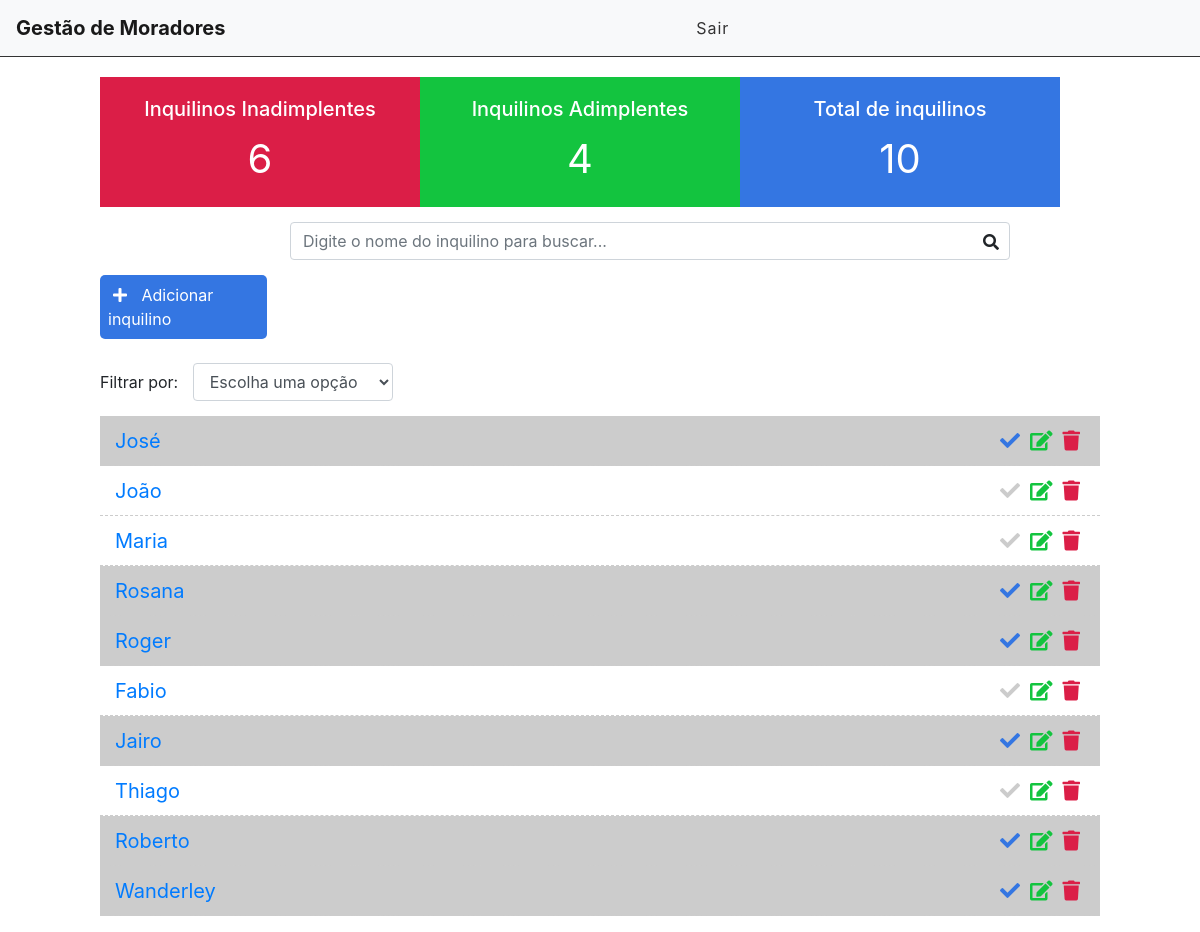
The app's page / (signed in), older data.
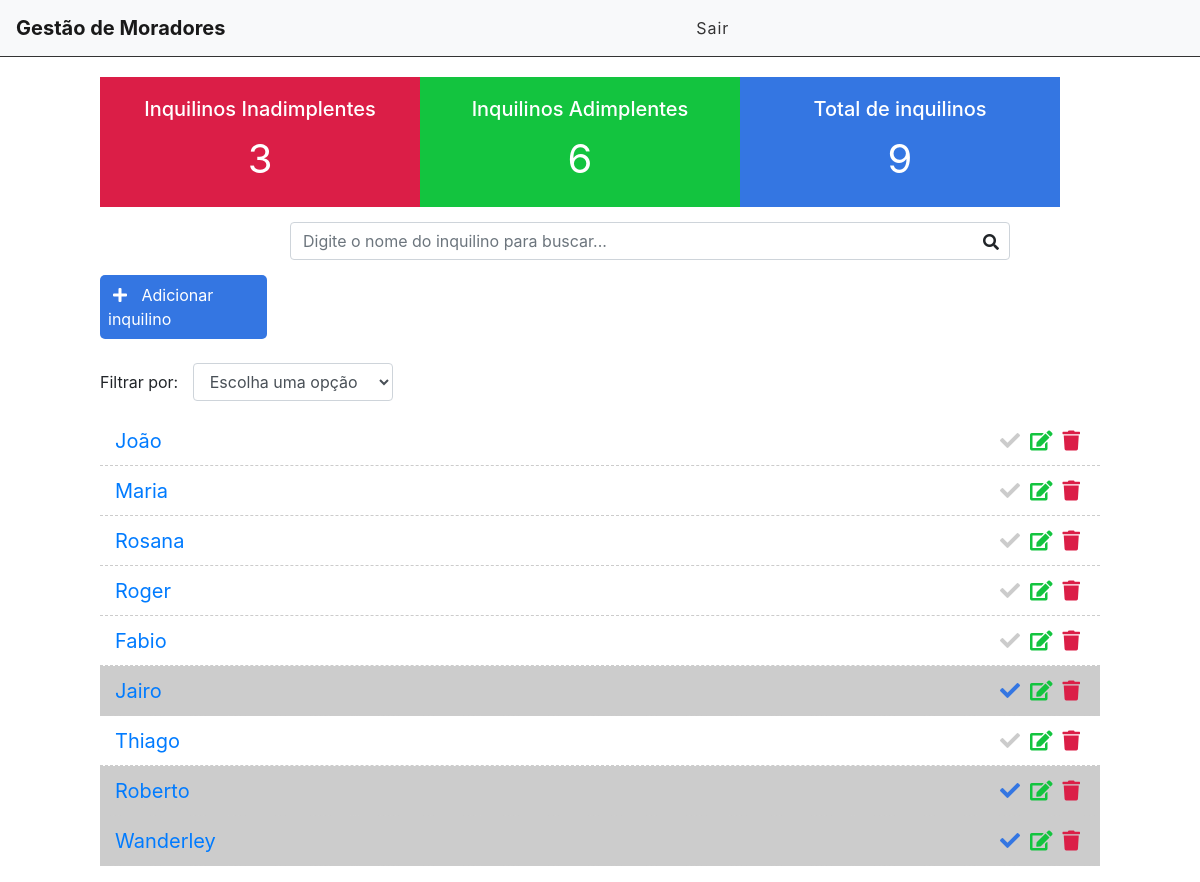
The same page, newer data.
### core/models.py (models this page shows, shortened)
class Registro(Model):
    STATUS = (
        ('doing', 'Doing'),
        ('done', 'Done'),
        ('total', 'Total')
    )
    KITNET = (
        ("P", "PEQUENA"),
        ("M", "MEDIA"),
        ("G", "GRANDE")
    )
    nome = models.CharField('Nome', max_length=100)
    cpf = CPFField('CPF')
    aluguel = models.DecimalField('Valor do aluguel', max_digits=12, decimal_places=2)
    tamanho = models.CharField('Tamanho da kitnet', max_length=1, choices=KITNET, blank=False, null=False)
    status = models.BooleanField('Está inadimplente?')
    atraso = models.DecimalField('Quantos meses de inadimplencia?(caso não digite 0)', max_digits=3, decimal_places=0)
    done = models.CharField(max_length=12, choices=STATUS)
    user = models.ForeignKey(get_user_model(), on_delete=models.CASCADE)

### core/views.py (the view)
# urls.py: path('', views.moradores),
@login_required
def moradores(request):
    search = request.GET.get('search')
    filter = request.GET.get('filter')
    inadimplente = Registro.objects.filter(done='done', user=request.user).count()
    adimplente = Registro.objects.filter(done='doing', user=request.user).count()
    (adimplente + inadimplente) == Registro.objects.filter(done='', user=request.user).count()
    total = (adimplente + inadimplente)
    if search:
        inquilinos = Registro.objects.filter(nome__icontains=search, user=request.user)
    elif filter:
        inquilinos = Registro.objects.filter(done=filter, user=request.user)
    else:
        inquilinos = Registro.objects.all().filter(user=request.user)
    return render(request, 'moradores.html',
                  {'inquilinos': inquilinos, 'inadimplente': inadimplente, 'adimplente': adimplente, 'total': total})

### core/templates/moradores.html (shortened to what this page needs)
{% extends 'index.html' %}
{% block content %}
<div class="offset-1 col-10 list-div"</div>
    <div class="container dashboard">
        <div class="col-4 dashboard-box" id="dashboard-inadimplentes">
            <h4>Inquilinos Inadimplentes</h4>
            <span>{{ inadimplente }}</span>
        </div>
    </div>
    <div class="container dashboard">
        <div class="col-4 dashboard-box" id="dashboard-adimplentes">
            <h4>Inquilinos Adimplentes</h4>
            <span>{{ adimplente }}</span>
        </div>
    </div>
    <div class="container dashboard">
        <div class="col-4 dashboard-box" id="dashboard-total">
            <h4>Total de inquilinos</h4>
            <span>{{ total }}</span>
        </div>
    </div>
    <div class="col-9 search-div">
        <form method="GET" id="search-form">
            <input class="form-control" type="text" id="search" name="search" placeholder="Digite o nome do inquilino para buscar..." value="{{ request.GET.search }}">
            <i class="fas fa-search" id="search-btn"></i>
        </form>
    </div>
    <br><a id="add-link" href="inserir/">
        <div class="col-2 add-div">
            <i class="fas fa-plus"></i> Adicionar inquilino
        </div>
     </a>
    <div class="col-12 filter-div"><br>
        <span>Filtrar por:</span>
        <select name="filter" id="filter" class="form-control">
            <option value="">Escolha uma opção</option>
        </select>
    </div>
    <ul class="task-list">
        {% for inquilino in inquilinos %}
        {% if inquilino.done == 'doing' %}
            <li class="task-item">
        {% else %}
            <li class="task-item done">
        {% endif %}
                <span><a href="/inquilino/{{inquilino.id}}">{{inquilino.nome}}</a></span>
                <a href="deletar/{{inquilino.id}}"><span><i class="fas fa-trash"></i></span></a>
                <a href="editar/{{inquilino.id}}"><span><i class="fas fa-edit"></i></span></a>
                <a href="changestatus/{{inquilino.id}}"><span><i class="fas fa-check"></i></span></a>
            </li>
        {% endfor %}
    </ul>
{% endblock %}

### core/templates/index.html (shortened to what this page needs)
{% load static %}
<!DOCTYPE html>
<html lang="en">
<head>
    <link href="https://stackpath.bootstrapcdn.com/bootstrap/4.3.1/css/bootstrap.min.css" rel="stylesheet">
    <link rel="stylesheet" href="https://use.fontawesome.com/releases/v5.7.2/css/all.css">
    <link rel="stylesheet" href="{% static 'css/styles.css' %}">
</head>
<body>
    <div class="container-fluid">
        <nav class="navbar navbar-expand-lg navbar-light bg-light">
            <a class="navbar-brand" href="/">Gestão de Moradores</a>
            <div class="collapse navbar-collapse" id="navbarSupportedContent">
                <ul class="navbar-nav">
                    {% if user.is_authenticated %}
                    <li class="nav-item">
                        <a class="nav-link" href="/accounts/logout">Sair</a>
                    </li>
                    {% endif %}
                </ul>
            </div>
        </nav>
        {% block content %}
        {% endblock %}
</body>
</html>

### core/static/css/styles.css (style rules this page uses)
.container-fluid { padding: 0; }
.navbar { border-bottom: 1px solid #333; margin-bottom: 20px; }
.navbar-nav { margin: auto }
.navbar-brand { font-weight: bold; }
.navbar-light .navbar-nav a.nav-link { color: #333; letter-spacing: 1px; }
.dashboard { padding: 0; width: 100%; display: block; }
.dashboard h4 { font-size: 20px; }
.dashboard span { font-size: 40px; display: block; width: 100%; }
.dashboard-box { float: left; background-color: #DFDFDF; color: #FFF; padding: 20px; box-sizing: border-box; height: 130px; width: 32%; text-align: center; }
#dashboard-total { background-color: #3476e2; }
#dashboard-adimplentes { background-color: #13c43f; }
#dashboard-inadimplentes { background-color: #db1e47; }
#add-link { text-decoration: none; }
.add-div { background-color: #3476e2; cursor: pointer; display: inline-block; color: #FFF; padding: 8px; border-radius: 5px; margin-right: 25px; }
.fas.fa-plus { color: #FFF; margin-right: 10px; margin-left: 5px; text-align: center; }
.fas.fa-search { position: absolute; top: 12px; right: 26px; cursor: pointer; }
.search-div { margin-left:175px; margin-top: 15px; margin-bottom: 15px; display: inline-block; }
.filter-div { margin-bottom: 15px; padding: 0; }
#filter { display: inline-block; width: 200px; margin-left: 10px; }
.list-div { padding: 0; }
.task-list { padding-left: 0; }
.task-item { list-style: none; font-size: 20px; height: 50px; padding: 0 15px; padding-top: 10px; border-bottom: 1px dashed #CCC; }
.task-item.done { background-color: #CCC; }
.fas.fa-trash { color: #db1e47; cursor: pointer; margin: 5px; font-size: 20px; float: right; }
.fas.fa-edit { color: #13c43f; cursor: pointer; margin: 5px; font-size: 20px; float: right; }
.fa-check { color: #CCC; cursor: pointer; margin: 5px; font-size: 20px; float: right; }
.done .fa-check { color: #3476e2; }

Row changes from the older to the newer data that the page shows:
removed Registro: nome "José"
changed Registro "Rosana": done "done" → "doing" (drawn)
changed Registro "Roger": done "done" → "doing" (drawn)
Text that changed along with them:
{{ inadimplente }}: "6" → "3"
{{ adimplente }}: "4" → "6"
{{ total }}: "10" → "9"
